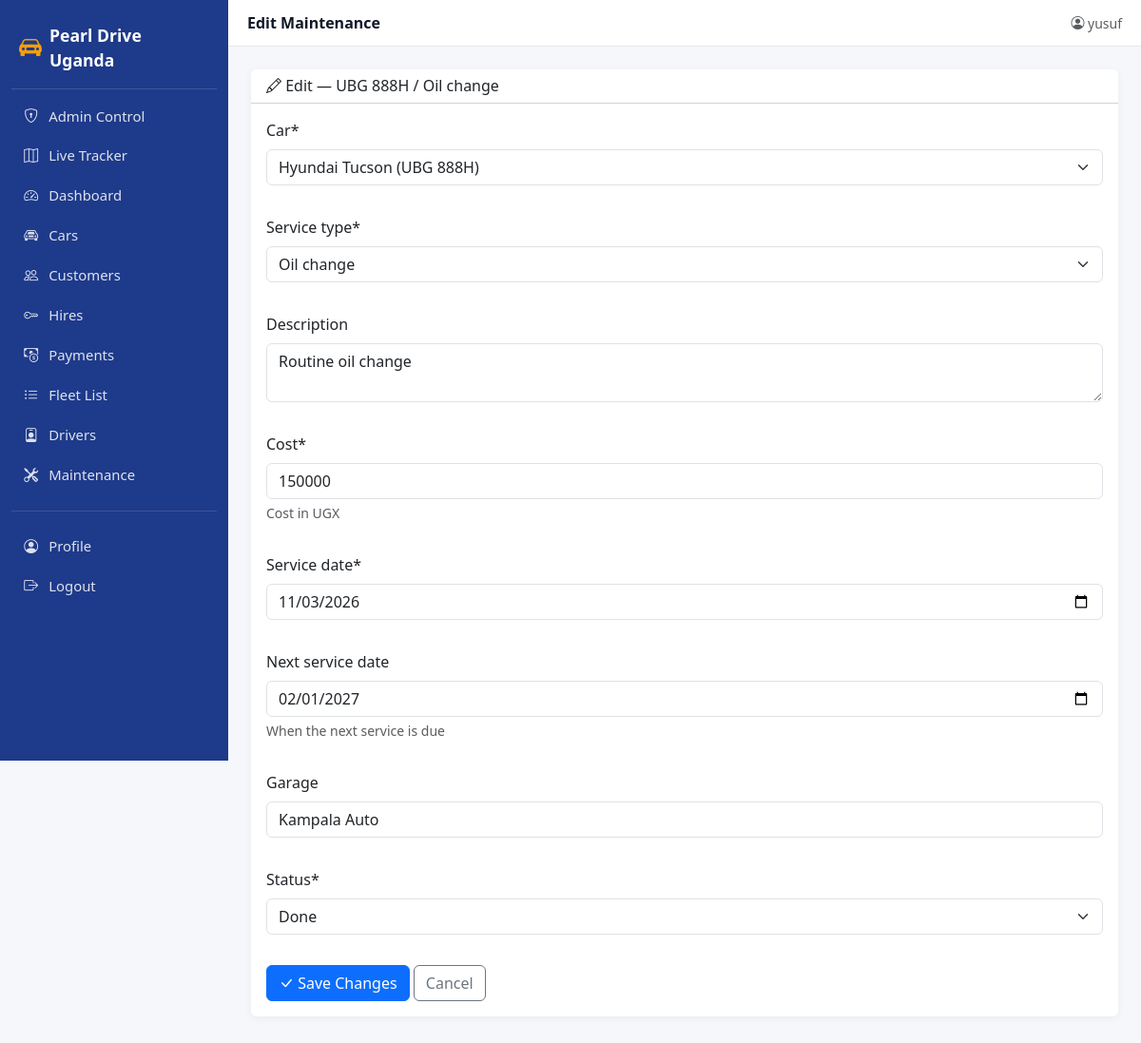
The app's page /edit_maintenance/3/ (signed in) with its own data.
### car/models.py (models this page shows, shortened)
class Maintenance(models.Model):
    SERVICE_TYPES = [
        ("O", "Oil change"),
        ("T", "Tyres"),
        ("B", "Brakes"),
        ("E", "Engine"),
        ("G", "General service"),
        ("R", "Repair"),
    ]
    STATUS = [
        ("S", "Scheduled"),
        ("I", "In progress"),
        ("D", "Done"),
    ]
    car = models.ForeignKey(Car, on_delete=models.CASCADE, related_name="maintenances")
    service_type = models.CharField(max_length=1, choices=SERVICE_TYPES)
    description = models.TextField(blank=True)
    cost = models.IntegerField(default=0, help_text="Cost in UGX")
    service_date = models.DateField()
    next_service_date = models.DateField(
        null=True, blank=True,
        help_text="When the next service is due",
    )
    garage = models.CharField(max_length=80, blank=True, default="")
    status = models.CharField(max_length=1, choices=STATUS, default="S")
    class Meta:
        ordering = ["-service_date"]

class Car(models.Model):
    TRANSMISSION = [("M", "Manual"), ("A", "Automatic")]
    STATUS = [("A", "Available"), ("T", "Taken"), ("M", "Maintenance")]
    plate_no = models.CharField(max_length=50, unique=True)
    make = models.CharField(max_length=30)
    car_Model = models.CharField(max_length=50)
    capacity = models.IntegerField(null=True, blank=True)
    transmission = models.CharField(max_length=2, choices=TRANSMISSION)
    price_per_day = models.IntegerField(null=True, blank=True)
    status = models.CharField(max_length=2, choices=STATUS, default="A")
    image = models.ImageField(upload_to="cars/", null=True, blank=True)
    features = models.CharField(max_length=255, blank=True, help_text="e.g., Pop-up roof, Rooftop tent, 4x4")
    class Meta:
        verbose_name_plural = "Cars"
        ordering = ["make", "car_Model"]
    def __str__(self):
        return f"{self.make} {self.car_Model} ({self.plate_no})"

### car/views.py (the view, shortened to what this page needs)
# urls.py: path("edit_maintenance/<int:maintenance_id>/", views.edit_maintenance_view, name="edit_maintenance_page"),
@login_required
def edit_maintenance_view(request, maintenance_id):
    record = get_object_or_404(Maintenance, id=maintenance_id)
    form = MaintenanceForm(request.POST or None, instance=record)
    return render(request, "edit_maintenance.html", {
        "form": form,
        "record": record,
    })

### car/forms.py
class MaintenanceForm(ModelForm):
    class Meta:
        model = Maintenance
        fields = ["car", "service_type", "description", "cost",
                  "service_date", "next_service_date", "garage", "status"]
        widgets = {
            "service_date": DateInput(attrs={"type": "date"}),
            "next_service_date": DateInput(attrs={"type": "date"}),
            "description": forms.Textarea(attrs={"rows": 2}),
        }
    def __init__(self, *args, **kwargs):
        super().__init__(*args, **kwargs)
        if not self.instance.pk:
            self.fields["car"].queryset = Car.objects.exclude(status="M")

### car/templates/edit_maintenance.html (shortened to what this page needs)
{% extends 'base.html' %}
{% load crispy_forms_tags %}
{% block page_title %}Edit Maintenance{% endblock %}
{% block content %}
<div class="card mb-3">
  <div class="card-header bg-white">
    <h6 class="mb-0"><i class="bi bi-pencil"></i> Edit — {{ record.car.plate_no }} / {{ record.get_service_type_display }}</h6>
  </div>
  <div class="card-body">
    <form method="POST">
      <div class="row g-3">{{ form|crispy }}</div>
      <div class="mt-3">
        <button type="submit" class="btn btn-primary"><i class="bi bi-check-lg"></i> Save Changes</button>
        <a href="{% url 'add_maintenance_page' %}" class="btn btn-outline-secondary">Cancel</a>
      </div>
    </form>
  </div>
</div>
{% endblock %}

### car/templates/base.html (shortened to what this page needs)
{% load static crispy_forms_tags %}
<!DOCTYPE html>
<html lang="en">
<head>
  <link href="https://cdn.jsdelivr.net/npm/bootstrap@5.3.3/dist/css/bootstrap.min.css" rel="stylesheet">
  <link href="https://cdn.jsdelivr.net/npm/bootstrap-icons@1.11.3/font/bootstrap-icons.css" rel="stylesheet">
</head>
<body>
<aside class="pdu-sidebar" id="pduSidebar">
  <a class="brand" href="{% url 'index_page' %}">
    <i class="bi bi-car-front-fill fs-4"></i>
    <span>Pearl Drive Uganda</span>
  </a>
  <nav class="nav flex-column mt-2">
    <a class="nav-link {% if request.resolver_match.url_name == 'admin_control_page' %}active{% endif %}"
       href="{% url 'admin_control_page' %}">
      <i class="bi bi-shield-lock"></i> Admin Control
    </a>
    <a class="nav-link {% if request.resolver_match.url_name == 'fleet_map_page' %}active{% endif %}"
      href="{% url 'fleet_map_page' %}">
      <i class="bi bi-map"></i> Live Tracker
    </a>
    <a class="nav-link {% if request.resolver_match.url_name == 'index_page' %}active{% endif %}"
       href="{% url 'index_page' %}">
      <i class="bi bi-speedometer2"></i> Dashboard
    </a>
    <a class="nav-link {% if request.resolver_match.url_name == 'add_car_page' %}active{% endif %}"
       href="{% url 'add_car_page' %}">
      <i class="bi bi-car-front"></i> Cars
    </a>
    <a class="nav-link {% if request.resolver_match.url_name == 'add_customer_page' %}active{% endif %}"
       href="{% url 'add_customer_page' %}">
      <i class="bi bi-people"></i> Customers
    </a>
    <a class="nav-link {% if request.resolver_match.url_name == 'add_hiring_page' %}active{% endif %}"
       href="{% url 'add_hiring_page' %}">
      <i class="bi bi-key"></i> Hires
    </a>
    <a class="nav-link {% if request.resolver_match.url_name == 'add_payment_page' %}active{% endif %}"
       href="{% url 'add_payment_page' %}">
      <i class="bi bi-cash-coin"></i> Payments
    </a>
    <a class="nav-link {% if request.resolver_match.url_name == 'car_List_page' %}active{% endif %}"
       href="{% url 'car_List_page' %}">
      <i class="bi bi-list-ul"></i> Fleet List
    </a>
    <a class="nav-link {% if request.resolver_match.url_name == 'add_driver_page' %}active{% endif %}"
       href="{% url 'add_driver_page' %}">
      <i class="bi bi-person-badge"></i> Drivers
    </a>
    <a class="nav-link {% if request.resolver_match.url_name == 'add_maintenance_page' %}active{% endif %}"
       href="{% url 'add_maintenance_page' %}">
      <i class="bi bi-tools"></i> Maintenance
    </a>
    <hr class="text-white-50 my-3">
    <a class="nav-link {% if request.resolver_match.url_name == 'profiles_page' %}active{% endif %}"
       href="{% url 'profiles_page' %}">
      <i class="bi bi-person-circle"></i> Profile
    </a>
    {% if user.is_authenticated %}
    <form method="post" action="{% url 'logout' %}" class="m-0">
      <button type="submit" class="nav-link w-100 text-start bg-transparent border-0">
        <i class="bi bi-box-arrow-right"></i> Logout
      </button>
    </form>
    {% else %}
    <a class="nav-link" href="{% url 'login' %}">
      <i class="bi bi-box-arrow-in-right"></i> Login
    </a>
    {% endif %}
  </nav>
</aside>
<div class="pdu-main">
  <header class="pdu-topbar">
    <div class="d-flex align-items-center gap-3">
      <div class="title">{% block page_title %}Dashboard{% endblock %}</div>
    </div>
    <div class="d-flex align-items-center gap-3">
      {% if user.is_authenticated %}
        <span class="text-muted small">
          <i class="bi bi-person-circle"></i> {{ user.username }}
        </span>
      {% else %}
        <a class="btn btn-sm btn-primary" href="{% url 'login' %}">Sign in</a>
        <a class="btn btn-sm btn-outline-primary" href="{% url 'sign_in_page' %}">Register</a>
      {% endif %}
    </div>
  </header>
  <main class="pdu-content">
    {% block content %}{% endblock %}
  </main>
</div>
</body>
</html>

### car/templates/base.html (style rules this page uses)
:root { --pdu-primary: #1e3a8a; --pdu-accent: #f59e0b; --pdu-bg: #f5f7fb; }
body { background: var(--pdu-bg); }
.pdu-sidebar { background: var(--pdu-primary); color: #fff; min-height: 100vh; width: 240px; position: fixed; top: 0; left: 0; padding: 1rem .75rem; z-index: 1030; transition: transform .2s ease; }
.pdu-sidebar .brand { display: flex; align-items: center; gap: .5rem; font-weight: 700; font-size: 1.1rem; padding: .5rem .5rem 1rem; border-bottom: 1px solid rgba(255,255,255,.15); color: #fff; text-decoration: none; }
.pdu-sidebar .brand i { color: var(--pdu-accent); }
.pdu-sidebar .nav-link { color: rgba(255,255,255,.85); padding: .55rem .75rem; border-radius: .5rem; margin-bottom: 2px; display: flex; align-items: center; gap: .6rem; font-size: .93rem; }
.pdu-sidebar .nav-link i { width: 1.1rem; text-align: center; }
.pdu-main { margin-left: 240px; min-height: 100vh; }
.pdu-topbar { background: #fff; border-bottom: 1px solid #e5e7eb; padding: .75rem 1.25rem; display: flex; align-items: center; justify-content: space-between; position: sticky; top: 0; z-index: 1020; }
.pdu-topbar .title { font-weight: 600; color: #111827; }
.pdu-content { padding: 1.5rem; }
.card { border: none; box-shadow: 0 2px 8px rgba(0,0,0,.05); }

### records on screen
Maintenance: car.plate_no "UBG 888H", service_type "Oil change", car "Hyundai Tucson (UBG 888H)", description "Routine oil change", cost "150000", service_date "11/03/2026", next_service_date "02/01/2027", garage "Kampala Auto", status "Done"

### other values on screen
{{ user.username }} "yusuf"
